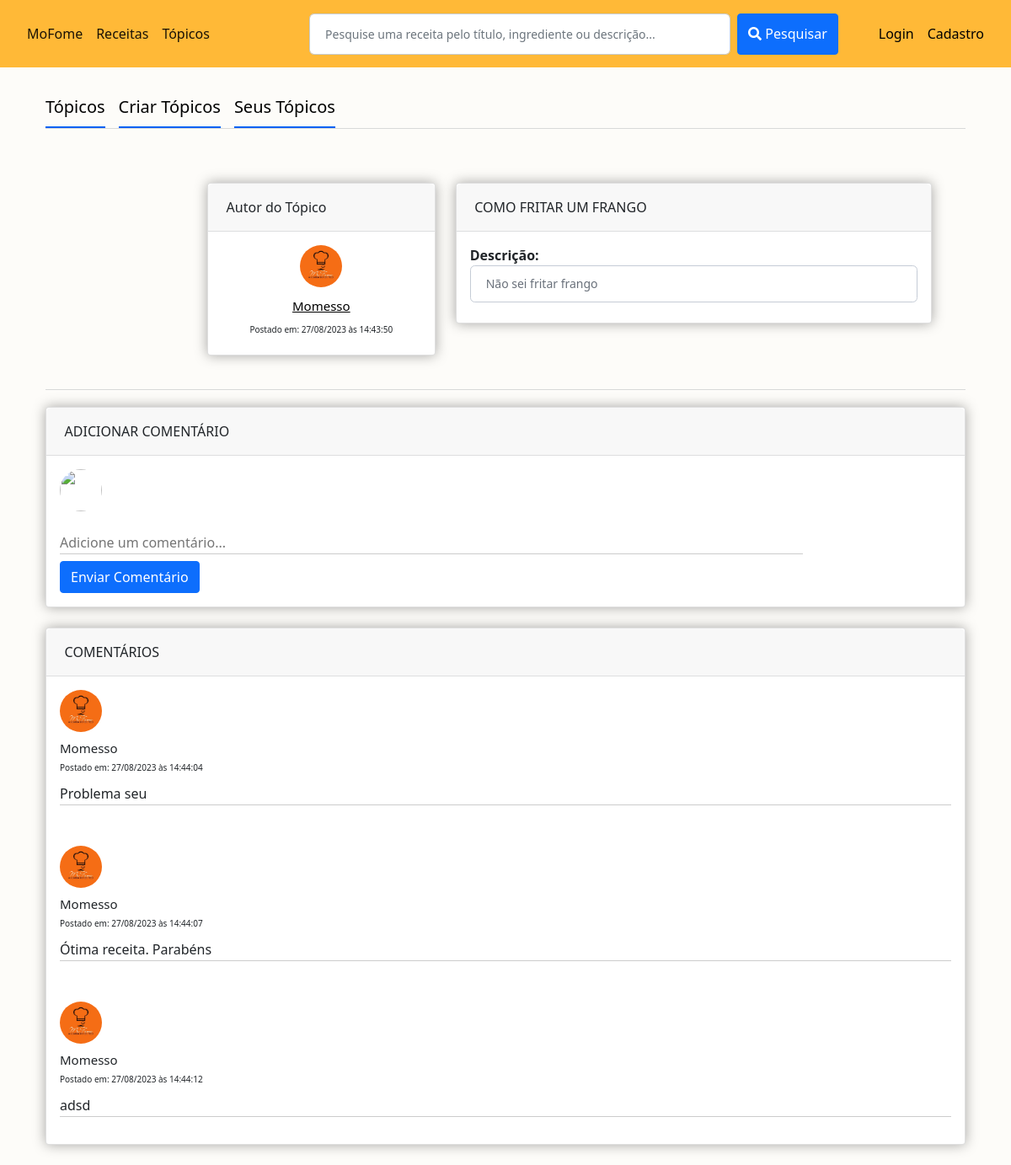
/topicos/1/, run on the app's committed database.
### MoFome/models.py (models this page shows, shortened)
class Topico(models.Model):
    title = models.CharField(max_length=80)
    discussão = models.TextField()
    data_do_post = models.DateTimeField(default=timezone.now)
    autor = models.ForeignKey(User, on_delete=models.CASCADE)
    def data_post_brasil(self):
        fuso_horario_brasil = pytz.timezone('America/Sao_Paulo')
        data_brasil= self.data_do_post.astimezone(fuso_horario_brasil)
        return data_brasil.strftime('%d/%m/%Y às %H:%M:%S')

class ComentarioTopico(models.Model):
    topico = models.ForeignKey(Topico, related_name="comentarios_topicos", on_delete=models.CASCADE)
    comentario = models.TextField()
    data_do_comentario = models.DateTimeField(default=timezone.now)
    autor = models.ForeignKey(User, on_delete=models.CASCADE)
    def data_comentario_brasil(self):
        fuso_horario_brasil = pytz.timezone('America/Sao_Paulo')
        data_brasil= self.data_do_comentario.astimezone(fuso_horario_brasil)
        return data_brasil.strftime('%d/%m/%Y às %H:%M:%S')

### usuarios/models.py (models this page shows, shortened)
class Profile(models.Model):
    user = models.OneToOneField(User, on_delete=models.CASCADE)
    image = models.ImageField(default='default.jpg', upload_to='profile_pics')
    modo_privacidade = models.IntegerField(default=0)
    receitas_avaliadas = models.ManyToManyField(modelsMoFome.Receita, related_name='avaliadores', blank=True)
    receitas_favoritas = models.ManyToManyField(modelsMoFome.Receita, related_name='favoritas', blank=True)

### MoFome/views.py (the view)
# urls.py: path('topicos/<int:pk>/', TopicoDetailView.as_view() , name='topicos-detail'),
class TopicoDetailView(DetailView):
    model = Topico
    template_name = 'MoFome/topico_detail.html'
    def get_context_data(self, **kwargs):
        context = super().get_context_data(**kwargs)
        topico = self.object
        comentarios = ComentarioTopico.objects.filter(topico=topico)
        context['comentarios_topicos'] = comentarios
        return context

### MoFome/templates/MoFome/topico_detail.html (shortened to what this page needs)
{% extends 'MoFome/base.html' %}
{% block conteudo %}
    <div class="container-xl px-4 mt-4">
        <nav class="nav nav-borders">
          <a class="nav-link active ms-0"  style="color: black; font-size: 20px;" href="{% url 'topicos' %}">Tópicos</a>
          <a class="nav-link active ms-0"	 style="color: black; font-size: 20px;" href="{% url 'topicos-create' %}" >Criar Tópicos</a>
          <a class="nav-link active ms-0" style="color: black; font-size: 20px;" href="{% url 'meustopicos' %}">Seus Tópicos</a>
        </nav>
      <hr class="mt-0 mb-4">
    <div class="row justify-content-center" style="padding: 40px; margin-left: 140px;">
      <div class="col-xl-4">
        <div class="card mb-4 mb-xl-0">
          <div class="card-header">Autor do Tópico</div>
          <div class="card-body text-center">
            <img class="rounded-circle img-account-profile" src="{{ topico.autor.profile.image.url }}" alt="">
            <div style="margin-top: 10px;">
                  <a style="font-size: 15px; color: black;" href="{% url 'perfil-outro' username=object.autor %}">{{ object.autor }}</a>
              </div>
            <h2 style="font-size: 10px; margin-top: 10px;">Postado em: {{object.data_post_brasil}}</h2>
          </div>
          </div>
        </div>
        <div class="col-xl-8">
          <div class="col-xl-12">
           <div class="card mb-4">
              <div class="card-header " style="text-transform: uppercase">{{object.title}} </div>
              <div class="card-body">
                <div>
                  <strong>Descrição:</strong>
                  <h2 class="form-control">{{ object.discussão }}</h2>
                </div>
            </div>
          </div>
        </div>
      </div>
    </div>
    <div class="col-xl-12">
      <hr style="margin-top: 0; margin-bottom: 20px;">
  </div>
  <div class="col-xl-12">
    <div class="card mb-4">
      <div class="card-header" style="text-transform: uppercase">Adicionar Comentário</div>
      <div class="card-body">
        <div class="row">
          <div class="col-md-2">
            <img class="rounded-circle img-account-profile" src="{{ user.profile.image.url }}" alt="" >
          </div>
          <form action="{% url 'topico-comentario' object.id %}" method="post">
          <div class="col-md-10">
            <div class="col-xl-12">
              <input class="input-with-line" name="comentario"  type="text" minlength="1" placeholder="Adicione um comentário..." style="margin-top: 20px;">
              <button type="submit" class="btn btn-primary mt-2">Enviar Comentário</button>
            </div>
          </form>
          </div>
        </div>
      </div>
    </div>
  </div>
  <div class="col-xl-12">
    <div class="card mb-4">
        <div class="card-header" style="text-transform: uppercase">Comentários</div>
        {% if comentarios_topicos %}
            {% for comentario in comentarios_topicos %}
            <div class="card-body">
                <div class="comment-container">
                    <div class="comment-user">
                        <img class="rounded-circle img-account-profile" src="{{ comentario.autor.profile.image.url }}"  style="margin-bottom: 10px;">
                        <h2 style="font-size: 15px; margin-top: 0;">{{comentario.autor.username}}</h2>
                        <h2 style="font-size: 10px;">Postado em: {{comentario.data_comentario_brasil}}</h2>
                    </div>
                        <div class="comment-text">
                            <p class="input-with-line">{{ comentario.comentario }}</p>
                        </div>
                    </div>
                </div>
                {% endfor %}
            {% else %}
                <strong style="margin: 15px;">Sem comentários.</strong>
            {% endif %}
        </div>
    </div>
{% endblock %}

### MoFome/templates/MoFome/topico_detail.html (style rules this page uses)
body { background-color: #f2f6fc; color: #69707a; }
.img-account-profile { height: 50px; width: 50px; }
.rounded-circle { border-radius: 100% !important; }
.card { box-shadow: 0 0 15px rgba(0, 0, 0, 0.35); }
.card .card-header { font-weight: 500; background-color: rgba(33, 40, 50, 0.03); border-bottom: 1px solid rgba(33, 40, 50, 0.125); padding: 1rem 1.35rem; border-radius: 0.35rem 0.35rem 0 0; }
.form-control, .dataTable-input { display: block; width: 100%; padding: 0.875rem 1.125rem; font-size: 0.875rem; font-weight: 400; line-height: 1; color: #69707a; background-color: #fff; background-clip: padding-box; border: 1px solid #c5ccd6; -webkit-appearance: none; -moz-appearance: none; appearance: none; border-radius: 0.35rem; transition: border-color 0.15s ease-in-out, box-shadow 0.15s ease-in-out; }
.nav-borders .nav-link.active { color: #0061f2; border-bottom-color: #0061f2; }
.nav-borders .nav-link { color: #69707a; border-bottom-width: 0.125rem; border-bottom-style: solid; border-bottom-color: transparent; padding-top: 0.5rem; padding-bottom: 0.5rem; padding-left: 0; padding-right: 0; margin-left: 1rem; margin-right: 1rem; }
.input-with-line { border: none; border-bottom: 1px solid #ccc; outline: none; padding: 5px 0; padding-bottom: 1px; box-sizing: border-box; word-wrap: break-word; width: 100%; }
.comment-container { position: relative; }
.comment-user { margin-right: 10px; }

### data on the page
Topico: autor.profile.image (picture), autor "Momesso", data_post_brasil "27/08/2023 às 14:43:50", title "COMO FRITAR UM FRANGO", discussão "Não sei fritar frango"
ComentarioTopico: autor.profile.image (picture), autor.username "Momesso", data_comentario_brasil "27/08/2023 às 14:44:04", comentario "Problema seu"
ComentarioTopico: autor.profile.image (picture), autor.username "Momesso", data_comentario_brasil "27/08/2023 às 14:44:07", comentario "Ótima receita. Parabéns"
ComentarioTopico: autor.profile.image (picture), autor.username "Momesso", data_comentario_brasil "27/08/2023 às 14:44:12", comentario "adsd"
